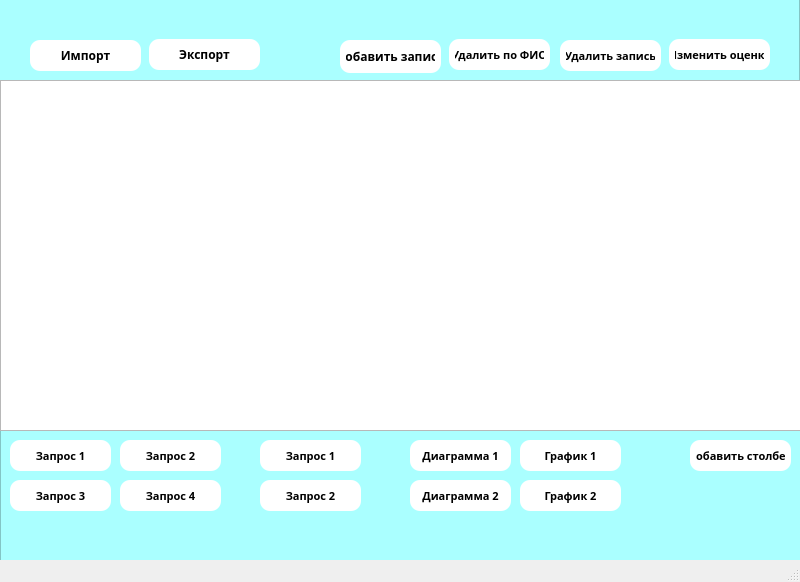
<?xml version="1.0" encoding="UTF-8"?>
<ui version="4.0">
 <class>MainWindow</class>
 <widget class="QMainWindow" name="MainWindow">
  <property name="geometry">
   <rect>
    <x>0</x>
    <y>0</y>
    <width>800</width>
    <height>582</height>
   </rect>
  </property>
  <property name="windowTitle">
   <string>MainWindow</string>
  </property>
  <widget class="QWidget" name="centralwidget">
   <widget class="QPushButton" name="addLabwork">
    <property name="geometry">
     <rect>
      <x>340</x>
      <y>40</y>
      <width>101</width>
      <height>33</height>
     </rect>
    </property>
    <property name="font">
     <font>
      <family>Bahnschrift SemiBold SemiConden</family>
      <weight>75</weight>
      <bold>true</bold>
     </font>
    </property>
    <property name="autoFillBackground">
     <bool>false</bool>
    </property>
    <property name="styleSheet">
     <string notr="true">border-radius: 10px;
color: rgb(0, 0, 0);
background-color: rgb(255, 255, 255);
padding: 6px;</string>
    </property>
    <property name="text">
     <string>Добавить запись</string>
    </property>
   </widget>
   <widget class="QTableWidget" name="tableWidget">
    <property name="geometry">
     <rect>
      <x>0</x>
      <y>80</y>
      <width>801</width>
      <height>351</height>
     </rect>
    </property>
   </widget>
   <widget class="QPushButton" name="DeleteRecord">
    <property name="geometry">
     <rect>
      <x>560</x>
      <y>40</y>
      <width>101</width>
      <height>31</height>
     </rect>
    </property>
    <property name="font">
     <font>
      <family>Bahnschrift SemiBold SemiConden</family>
      <pointsize>8</pointsize>
      <weight>75</weight>
      <bold>true</bold>
     </font>
    </property>
    <property name="styleSheet">
     <string notr="true">border-radius: 10px;
color: rgb(0, 0, 0);
background-color: rgb(255, 255, 255);
padding: 6px;</string>
    </property>
    <property name="text">
     <string>Удалить запись</string>
    </property>
   </widget>
   <widget class="QPushButton" name="ImportButton">
    <property name="geometry">
     <rect>
      <x>30</x>
      <y>40</y>
      <width>111</width>
      <height>31</height>
     </rect>
    </property>
    <property name="font">
     <font>
      <family>Bahnschrift SemiBold SemiConden</family>
      <weight>75</weight>
      <bold>true</bold>
     </font>
    </property>
    <property name="styleSheet">
     <string notr="true">border-radius: 10px;
color: rgb(0, 0, 0);
background-color: rgb(255, 255, 255);
padding: 6px;</string>
    </property>
    <property name="text">
     <string>Импорт</string>
    </property>
   </widget>
   <widget class="QFrame" name="frame">
    <property name="geometry">
     <rect>
      <x>-1</x>
      <y>-1</y>
      <width>801</width>
      <height>101</height>
     </rect>
    </property>
    <property name="styleSheet">
     <string notr="true">background-color: rgb(170, 255, 255);</string>
    </property>
    <property name="frameShape">
     <enum>QFrame::StyledPanel</enum>
    </property>
    <property name="frameShadow">
     <enum>QFrame::Raised</enum>
    </property>
    <widget class="QPushButton" name="ExportButton">
     <property name="geometry">
      <rect>
       <x>150</x>
       <y>40</y>
       <width>111</width>
       <height>31</height>
      </rect>
     </property>
     <property name="font">
      <font>
       <family>Bahnschrift SemiBold SemiConden</family>
       <weight>75</weight>
       <bold>true</bold>
      </font>
     </property>
     <property name="styleSheet">
      <string notr="true">border-radius: 10px;
color: rgb(0, 0, 0);
background-color: rgb(255, 255, 255);
padding: 6px;</string>
     </property>
     <property name="text">
      <string>Экспорт</string>
     </property>
    </widget>
    <widget class="QPushButton" name="DeleteRecord_2">
     <property name="geometry">
      <rect>
       <x>450</x>
       <y>40</y>
       <width>101</width>
       <height>31</height>
      </rect>
     </property>
     <property name="font">
      <font>
       <family>Bahnschrift SemiBold SemiConden</family>
       <pointsize>8</pointsize>
       <weight>75</weight>
       <bold>true</bold>
      </font>
     </property>
     <property name="styleSheet">
      <string notr="true">border-radius: 10px;
color: rgb(0, 0, 0);
background-color: rgb(255, 255, 255);
padding: 6px;</string>
     </property>
     <property name="text">
      <string>Удалить по ФИО</string>
     </property>
    </widget>
    <widget class="QPushButton" name="EditRecord">
     <property name="geometry">
      <rect>
       <x>670</x>
       <y>40</y>
       <width>101</width>
       <height>31</height>
      </rect>
     </property>
     <property name="font">
      <font>
       <family>Bahnschrift SemiBold SemiConden</family>
       <pointsize>8</pointsize>
       <weight>75</weight>
       <bold>true</bold>
      </font>
     </property>
     <property name="styleSheet">
      <string notr="true">border-radius: 10px;
color: rgb(0, 0, 0);
background-color: rgb(255, 255, 255);
padding: 6px;</string>
     </property>
     <property name="text">
      <string>Изменить оценку</string>
     </property>
    </widget>
   </widget>
   <widget class="QFrame" name="frame_2">
    <property name="geometry">
     <rect>
      <x>0</x>
      <y>430</y>
      <width>801</width>
      <height>131</height>
     </rect>
    </property>
    <property name="styleSheet">
     <string notr="true">background-color: rgb(170, 255, 255);</string>
    </property>
    <property name="frameShape">
     <enum>QFrame::StyledPanel</enum>
    </property>
    <property name="frameShadow">
     <enum>QFrame::Raised</enum>
    </property>
    <widget class="QPushButton" name="newColumn">
     <property name="geometry">
      <rect>
       <x>690</x>
       <y>10</y>
       <width>101</width>
       <height>31</height>
      </rect>
     </property>
     <property name="font">
      <font>
       <family>Bahnschrift SemiBold SemiConden</family>
       <pointsize>8</pointsize>
       <weight>75</weight>
       <bold>true</bold>
      </font>
     </property>
     <property name="styleSheet">
      <string notr="true">border-radius: 10px;
color: rgb(0, 0, 0);
background-color: rgb(255, 255, 255);
padding: 6px;</string>
     </property>
     <property name="text">
      <string>Добавить столбец</string>
     </property>
    </widget>
    <widget class="QPushButton" name="Request1">
     <property name="geometry">
      <rect>
       <x>10</x>
       <y>10</y>
       <width>101</width>
       <height>31</height>
      </rect>
     </property>
     <property name="font">
      <font>
       <family>Bahnschrift SemiBold SemiConden</family>
       <pointsize>8</pointsize>
       <weight>75</weight>
       <bold>true</bold>
      </font>
     </property>
     <property name="styleSheet">
      <string notr="true">border-radius: 10px;
color: rgb(0, 0, 0);
background-color: rgb(255, 255, 255);
padding: 6px;</string>
     </property>
     <property name="text">
      <string>Запрос 1</string>
     </property>
    </widget>
    <widget class="QPushButton" name="Request3">
     <property name="geometry">
      <rect>
       <x>10</x>
       <y>50</y>
       <width>101</width>
       <height>31</height>
      </rect>
     </property>
     <property name="font">
      <font>
       <family>Bahnschrift SemiBold SemiConden</family>
       <pointsize>8</pointsize>
       <weight>75</weight>
       <bold>true</bold>
      </font>
     </property>
     <property name="styleSheet">
      <string notr="true">border-radius: 10px;
color: rgb(0, 0, 0);
background-color: rgb(255, 255, 255);
padding: 6px;</string>
     </property>
     <property name="text">
      <string>Запрос 3</string>
     </property>
    </widget>
    <widget class="QPushButton" name="Request2">
     <property name="geometry">
      <rect>
       <x>120</x>
       <y>10</y>
       <width>101</width>
       <height>31</height>
      </rect>
     </property>
     <property name="font">
      <font>
       <family>Bahnschrift SemiBold SemiConden</family>
       <pointsize>8</pointsize>
       <weight>75</weight>
       <bold>true</bold>
      </font>
     </property>
     <property name="styleSheet">
      <string notr="true">border-radius: 10px;
color: rgb(0, 0, 0);
background-color: rgb(255, 255, 255);
padding: 6px;</string>
     </property>
     <property name="text">
      <string>Запрос 2</string>
     </property>
    </widget>
    <widget class="QPushButton" name="Request4">
     <property name="geometry">
      <rect>
       <x>120</x>
       <y>50</y>
       <width>101</width>
       <height>31</height>
      </rect>
     </property>
     <property name="font">
      <font>
       <family>Bahnschrift SemiBold SemiConden</family>
       <pointsize>8</pointsize>
       <weight>75</weight>
       <bold>true</bold>
      </font>
     </property>
     <property name="styleSheet">
      <string notr="true">border-radius: 10px;
color: rgb(0, 0, 0);
background-color: rgb(255, 255, 255);
padding: 6px;</string>
     </property>
     <property name="text">
      <string>Запрос 4</string>
     </property>
    </widget>
    <widget class="QPushButton" name="Request5">
     <property name="geometry">
      <rect>
       <x>260</x>
       <y>10</y>
       <width>101</width>
       <height>31</height>
      </rect>
     </property>
     <property name="font">
      <font>
       <family>Bahnschrift SemiBold SemiConden</family>
       <pointsize>8</pointsize>
       <weight>75</weight>
       <bold>true</bold>
      </font>
     </property>
     <property name="styleSheet">
      <string notr="true">border-radius: 10px;
color: rgb(0, 0, 0);
background-color: rgb(255, 255, 255);
padding: 6px;</string>
     </property>
     <property name="text">
      <string>Запрос 1</string>
     </property>
    </widget>
    <widget class="QPushButton" name="Request2_2">
     <property name="geometry">
      <rect>
       <x>260</x>
       <y>50</y>
       <width>101</width>
       <height>31</height>
      </rect>
     </property>
     <property name="font">
      <font>
       <family>Bahnschrift SemiBold SemiConden</family>
       <pointsize>8</pointsize>
       <weight>75</weight>
       <bold>true</bold>
      </font>
     </property>
     <property name="styleSheet">
      <string notr="true">border-radius: 10px;
color: rgb(0, 0, 0);
background-color: rgb(255, 255, 255);
padding: 6px;</string>
     </property>
     <property name="text">
      <string>Запрос 2</string>
     </property>
    </widget>
    <widget class="QPushButton" name="Diagram1">
     <property name="geometry">
      <rect>
       <x>410</x>
       <y>10</y>
       <width>101</width>
       <height>31</height>
      </rect>
     </property>
     <property name="font">
      <font>
       <family>Bahnschrift SemiBold SemiConden</family>
       <pointsize>8</pointsize>
       <weight>75</weight>
       <bold>true</bold>
      </font>
     </property>
     <property name="styleSheet">
      <string notr="true">border-radius: 10px;
color: rgb(0, 0, 0);
background-color: rgb(255, 255, 255);
padding: 6px;</string>
     </property>
     <property name="text">
      <string>Диаграмма 1</string>
     </property>
    </widget>
    <widget class="QPushButton" name="Diagram2">
     <property name="geometry">
      <rect>
       <x>410</x>
       <y>50</y>
       <width>101</width>
       <height>31</height>
      </rect>
     </property>
     <property name="font">
      <font>
       <family>Bahnschrift SemiBold SemiConden</family>
       <pointsize>8</pointsize>
       <weight>75</weight>
       <bold>true</bold>
      </font>
     </property>
     <property name="styleSheet">
      <string notr="true">border-radius: 10px;
color: rgb(0, 0, 0);
background-color: rgb(255, 255, 255);
padding: 6px;</string>
     </property>
     <property name="text">
      <string>Диаграмма 2</string>
     </property>
    </widget>
    <widget class="QPushButton" name="graphic">
     <property name="geometry">
      <rect>
       <x>520</x>
       <y>10</y>
       <width>101</width>
       <height>31</height>
      </rect>
     </property>
     <property name="font">
      <font>
       <family>Bahnschrift SemiBold SemiConden</family>
       <pointsize>8</pointsize>
       <weight>75</weight>
       <bold>true</bold>
      </font>
     </property>
     <property name="styleSheet">
      <string notr="true">border-radius: 10px;
color: rgb(0, 0, 0);
background-color: rgb(255, 255, 255);
padding: 6px;</string>
     </property>
     <property name="text">
      <string>График 1</string>
     </property>
    </widget>
    <widget class="QPushButton" name="Diagram3">
     <property name="geometry">
      <rect>
       <x>520</x>
       <y>50</y>
       <width>101</width>
       <height>31</height>
      </rect>
     </property>
     <property name="font">
      <font>
       <family>Bahnschrift SemiBold SemiConden</family>
       <pointsize>8</pointsize>
       <weight>75</weight>
       <bold>true</bold>
      </font>
     </property>
     <property name="styleSheet">
      <string notr="true">border-radius: 10px;
color: rgb(0, 0, 0);
background-color: rgb(255, 255, 255);
padding: 6px;</string>
     </property>
     <property name="text">
      <string>График 2</string>
     </property>
    </widget>
   </widget>
   <widget class="QWidget" name="verticalLayoutWidget">
    <property name="geometry">
     <rect>
      <x>0</x>
      <y>80</y>
      <width>781</width>
      <height>321</height>
     </rect>
    </property>
    <layout class="QVBoxLayout" name="verticalLayout_2"/>
   </widget>
   <zorder>frame_2</zorder>
   <zorder>frame</zorder>
   <zorder>addLabwork</zorder>
   <zorder>tableWidget</zorder>
   <zorder>DeleteRecord</zorder>
   <zorder>ImportButton</zorder>
   <zorder>verticalLayoutWidget</zorder>
  </widget>
  <widget class="QMenuBar" name="menubar">
   <property name="geometry">
    <rect>
     <x>0</x>
     <y>0</y>
     <width>800</width>
     <height>20</height>
    </rect>
   </property>
  </widget>
  <widget class="QStatusBar" name="statusbar"/>
 </widget>
 <resources/>
 <connections/>
</ui>
